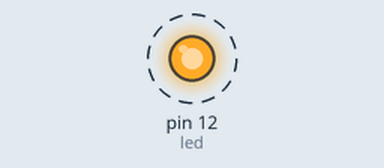
Bench run of a sketch on a simulated Arduino Uno, built with avr-gcc and run on an emulated ATmega328P. Shown: output pins drawn as LEDs (lit = HIGH). Dashed ring = blinking. What the sketch prints to the serial monitor is not drawn.

Above: at 0.2 s.
Timing chart, 0 to 3.0 s (numbered marks = the images above):
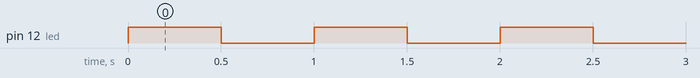

The sketch:

blink_led.ino
```cpp
////////////////////////////////
//Joseph Doyle, UML Spring '19//
//EECE 1070-821 Lab           //
//blink_led.ino               //
////////////////////////////////

#define led 12

void setup() {
  Serial.begin(9600);
  pinMode(led,OUTPUT);
}

void loop() {
  digitalWrite(led,HIGH);
  Serial.println("The LED connected to pin 12 is on!");
  delay(500);
  digitalWrite(led,LOW);
  Serial.println("The LED connected to pin 12 is off!");
  delay(500);
}
```

Measured:
- by itself, pin 12 (led): alternates HIGH for 0.50 s and LOW for 0.50 s
